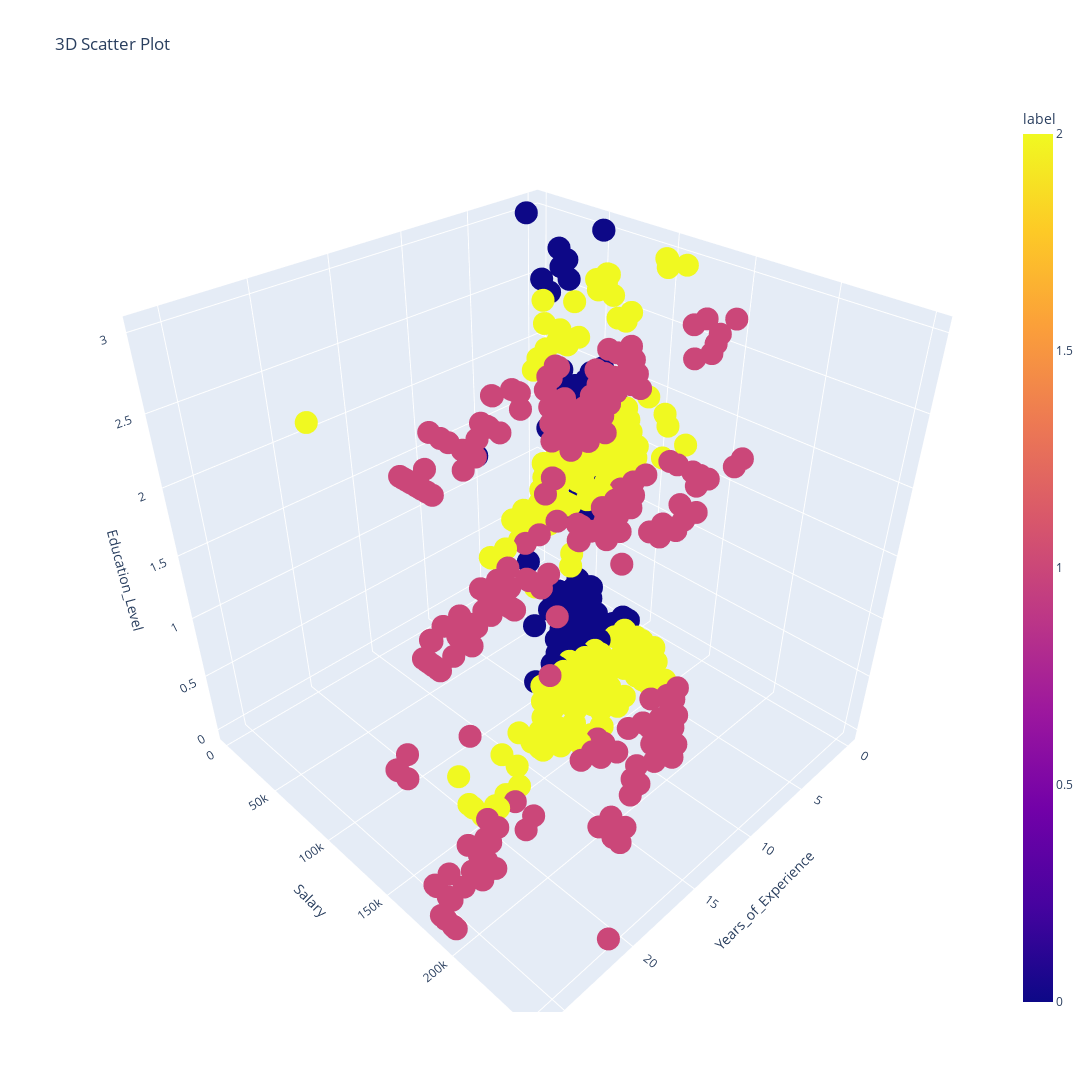

The cell this chart's notebook holds for it:
### Markdown cell above
## Visualización de los clusters

### Code cell
fig = px.scatter_3d(df_salary, x='Years_of_Experience', y='Salary', z='Education_Level',
                    color='label',
                    title="3D Scatter Plot")
fig.update_layout(
    autosize=False,
    width=1500,
    height=1300,)

fig.show()

### Figure 1 — Plotly figure (JSON) as saved in the notebook; plotly's stock layout.template omitted (floating-point values rounded to 4 significant figures; data arrays with more than 128 entries replaced by an {"elided": "..."} marker saying what was removed)
{"data": [{"hovertemplate": "Years_of_Experience=%{x}<br>Salary=%{y}<br>Education_Level=%{z}<br>label=%{marker.color}<extra></extra>", "legendgroup": "", "marker": {"color": {"elided": "4542 int values"}, "coloraxis": "coloraxis", "symbol": "circle"}, "mode": "markers", "name": "", "scene": "scene", "showlegend": false, "type": "scatter3d", "x": {"elided": "4542 int values"}, "y": {"elided": "4542 int values"}, "z": {"elided": "4542 int values"}}], "layout": {"autosize": false, "coloraxis": {"colorbar": {"title": {"text": "label"}}, "colorscale": [[0, "#0d0887"], [0.1111, "#46039f"], [0.2222, "#7201a8"], [0.3333, "#9c179e"], [0.4444, "#bd3786"], [0.5556, "#d8576b"], [0.6667, "#ed7953"], [0.7778, "#fb9f3a"], [0.8889, "#fdca26"], [1, "#f0f921"]]}, "height": 1300, "legend": {"tracegroupgap": 0}, "scene": {"domain": {"x": [0, 1], "y": [0, 1]}, "xaxis": {"title": {"text": "Years_of_Experience"}}, "yaxis": {"title": {"text": "Salary"}}, "zaxis": {"title": {"text": "Education_Level"}}}, "title": {"text": "3D Scatter Plot"}, "width": 1500}}
